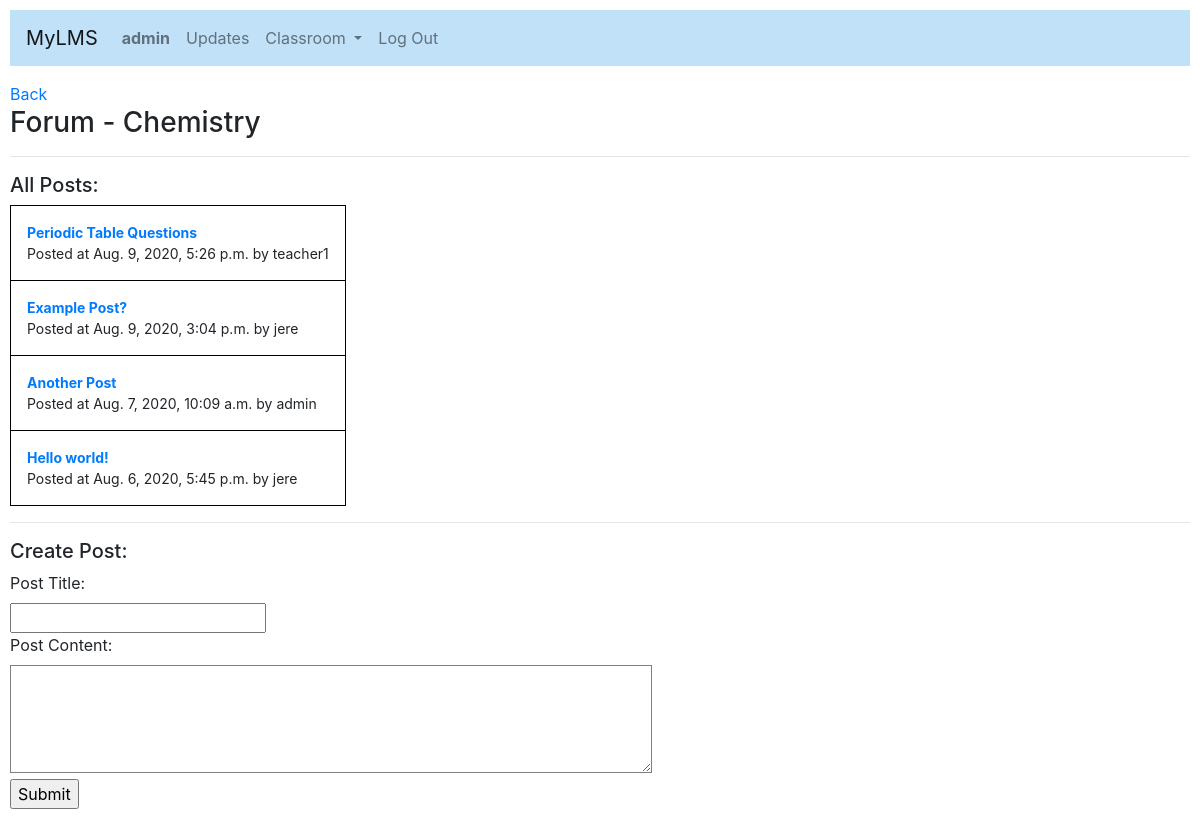
Page /forum/chemistry (signed in) on the committed database.
### lms/models.py (models this page shows, shortened)
class User(AbstractUser):
    role = models.CharField(max_length=32, choices=ROLES, default='student')
    approved = models.BooleanField(default=None, null=True)
    subjects = models.ManyToManyField(Subject, blank=True, related_name="subjects")
    notifs = models.ManyToManyField(Notification, blank=True, related_name="notif")

class Subject(models.Model):
    name = models.CharField(max_length=16, choices=SUBJECTS, default='chemistry')

class Post(models.Model):
    subject = models.ForeignKey(Subject, null=False, on_delete=models.CASCADE)
    user = models.ForeignKey(User, null=True, on_delete=models.CASCADE)
    title = models.CharField(verbose_name=u"Post Title", default="", max_length=64)
    content = models.TextField(verbose_name=u"Post Content", default="", max_length=1028)
    timestamp = models.DateTimeField(auto_now_add=True)
    last_modified = models.DateTimeField(null=True)

### lms/views.py (the view, shortened to what this page needs)
# urls.py: path("forum/<str:subject>", views.forum_posts, name="forum_posts"),
def forum_posts(request, subject):
    subj = Subject.objects.get(name=subject)
    posts = Post.objects.filter(subject=subj).order_by("-timestamp")
    form = PostForm()
    return render(request, "lms/forum.html", {
        'subject': subject.title(),
        'main': False,
        'post_form': form,
        'posts': posts,
    })

### lms/forms.py
class PostForm(ModelForm):
    class Meta:
        model = Post
        fields = ['title', 'content']
        widgets = {
            'content': forms.Textarea(attrs={'rows':4, 'cols':60}),
        }

### lms/templates/lms/forum.html (shortened to what this page needs)
{% extends "lms/layout.html" %}
{% block body %}
    {% if user.is_authenticated %}
        {% if main %}
            <h3>Forum</h3>
            <hr>
            <div class="search-bar">
                <form method="GET">
                    <input type="search" class="search-input" placeholder="Look for a post..." name="q">
                    <input type="submit" class="search-button" value="Search"></button>
                </form>
            </div>
            {% for subject in subjects %}
                <a href="{% url 'forum_posts' subject.name %}">
                    <strong>{{ subject.name.title }} </strong>
                </a>
                <br/>
            {% endfor %}
            <hr>
            {% if posts|length > 0 %}
                <h5>Search results: </h5>
            {% endif %}
            <table class="forum-table" width="100%">
                {% for post in posts %}
                    <tr>
                        <td>
                            <a href="{% url 'post' post.subject.name post.id %}">
                            <strong>{{ post.title }} </strong>
                            </a>
                            <br/>
                            Posted at {{ post.timestamp }} by {{ post.user }}
                        </td>
                    </tr>
                {% endfor %}
            </table>
        {% else %}
            <a href="{% url 'forum' %}">Back</a>
            <h3>Forum - {{ subject }} </h3>
            <hr>
            <h5>All Posts: </h5>
            {% if posts|length == 0 %}
                There's no forum posts yet!
            {% else %}
                <table class="forum-table">
                    {% for post in posts %}
                        <tr>
                            <td>
                                <a href="{% url 'post' subject post.id %}">
                                <strong>{{ post.title }} </strong>
                                </a>
                                <br/>
                                Posted at {{ post.timestamp }} by {{ post.user }}
                            </td>
                        </tr>
                    {% endfor %}
                </table>
            {% endif %}
            <hr>
            <h5>Create Post: </h5>
            <form method="POST">
                {% for field in post_form %}
                    {{ field.label_tag }}
                    <br/>
                    {{ field }}
                    <br/>
                {% endfor %}
                <input type="submit" value="Submit">
            </form>
        {% endif %}
    {% else %}
        You must be logged in to view this page.
    {% endif %}
{% endblock %}

### lms/templates/lms/layout.html (shortened to what this page needs)
{% load static %}
<!DOCTYPE html>
<html lang="en">
    <head>
        <link rel="stylesheet" href="https://stackpath.bootstrapcdn.com/bootstrap/4.4.1/css/bootstrap.min.css">
        <link href="{% static 'lms/styles.css' %}" rel="stylesheet">
        <link rel="stylesheet" href="https://cdn.jsdelivr.net/npm/flatpickr/dist/flatpickr.min.css">
    </head>
    <body>
        <nav class="navbar navbar-expand-lg navbar-light" style="background-color: #c1e1f8;">
            <a class="navbar-brand" href="#">MyLMS</a>
            <div class="collapse navbar-collapse" id="navbarSupportedContent">
              <ul class="navbar-nav mr-auto">
                {% if user.is_authenticated %}
                    <li class="nav-item">
                        <a class="nav-link" href="{% url 'notification' %}"><strong>{{ user.username }}</strong></a>
                    </li>
                {% endif %}
                {% if user.is_authenticated %}
                    <li class="nav-item">
                        <a class="nav-link" href="{% url 'index' %}">Updates</a>
                    </li>
                    <li class="nav-item dropdown">
                        <a class="nav-link dropdown-toggle" href="#" id="navbarDropdown" role="button" data-toggle="dropdown" aria-haspopup="true" aria-expanded="false">
                            Classroom
                        </a>
                    </li>
                    <li class="nav-item">
                        <a class="nav-link" href="{% url 'logout' %}">Log Out</a>
                    </li>
                {% endif %}
              </ul>
            </div>
          </nav>
        <div class="body">
            {% block body %}
            {% endblock %}
        </div>
    </body>
</html>

### lms/static/lms/styles.css (style rules this page uses)
body { padding: 10px; }
.navbar { margin-bottom: 1rem; }
textarea { border: 0.5px solid grey; padding: 5px; }
.forum-table td, tr { padding: 1rem; }
table, th, td { border: 1px solid black; border-collapse: collapse; padding: 5px; font-size: 14px; }

### rows in the picture
User: username "admin"
Subject: name "Chemistry"
Post: title "Periodic Table Questions", timestamp "Aug. 9, 2020, 5:26 p.m.", user "teacher1"
Post: title "Example Post?", timestamp "Aug. 9, 2020, 3:04 p.m.", user "jere"
Post: title "Another Post", timestamp "Aug. 7, 2020, 10:09 a.m.", user "admin"
Post: title "Hello world!", timestamp "Aug. 6, 2020, 5:45 p.m.", user "jere"

### other values in the picture
{{ field.label_tag }} "Post Title:" "Post Content:"
